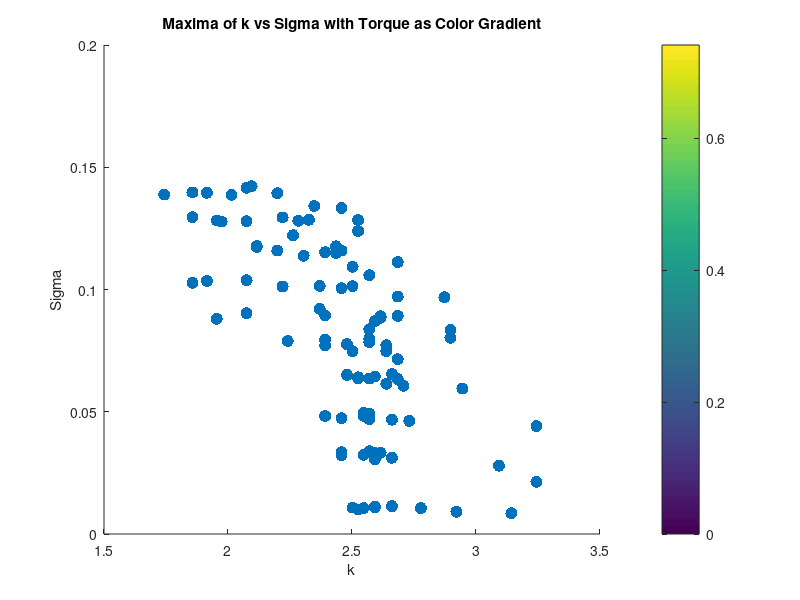

Reproduce this figure in MATLAB. (Note: this script raises an error after producing the figure.)
clear all;
close all;


%% Torque Analysis
load('maxima_data.mat');
scatter( maxima_sigma.^2, torque_values, 75, 'filled');
xlabel('k');
ylabel('Sigma');
title('Maxima of k vs Sigma with Torque as Color Gradient');
%Lable the colorbar as Torque
cbar = colorbar;
cbar.Label.String = 'Torque';
cbar.Label.FontSize = 14;
cbar.FontSize = 14;
colormap(jet); % Use a colormap that is suitable for continuous data
caxis([min(torque_values) max(torque_values)]);


% grid on;
% % K means clustering of torque into 10 clusters, taking mean of each cluster k, sigma and corr too
% [cluster_idx, cluster_centers] = kmeans(torque_values', 10);
% % Take the mean of each cluster
% torque_means = zeros(10, 1);
% torque_stds = zeros(10, 1);
% sigma_means = zeros(10, 1);
% sigma_stds = zeros(10, 1);
% k_means = zeros(10, 1);
% corr_means = zeros(10, 1);
% for i = 1:10
%     torque_means(i) = mean(torque_values(cluster_idx == i));
%     torque_stds(i) = std(torque_values(cluster_idx == i));
%     sigma_means(i) = mean(maxima_sigma(cluster_idx == i));
%     k_means(i) = mean(maxima_k(cluster_idx == i));
%     corr_means(i) = mean(maxima_corr(cluster_idx == i));
%     sigma_stds(i) = std(maxima_sigma(cluster_idx == i));
% end
% % Plot the clusters
% figure;
% scatter(k_means, sigma_means, 50, torque_means, 'filled');
% xlabel('k');
% ylabel('Sigma');
% zlabel('Torque');
% title('Clustered Maxima of k vs Sigma with Torque as Color Gradient');
% colorbar;
% grid on;
% % Ensure data is sorted for polyfit
% [sigma_sorted, sort_idx] = sort(maxima_sigma);
% torque_sorted = torque_values(sort_idx);
% % Display correlation between torque and sigma
% disp('Correlation between Torque and Sigma:');
% disp(corr(torque_sorted', sigma_sorted'));
% % Display correlation between torque and sigma^2
% disp('Correlation between Torque and Sigma^2:');
% disp(corr(torque_sorted', sigma_sorted'.^2));
% % Polyfit for sigma vs torque (order 1 and 2)
% p1_sigma = polyfit(sigma_sorted, torque_sorted, 1);
% % Calculate fitted values and normalized MSE for sigma vs torque
% fitted_torque_p1_sigma = polyval(p1_sigma, sigma_sorted);
% mse_p1_sigma = mean((torque_sorted - fitted_torque_p1_sigma).^2);
% nmse_p1_sigma = mse_p1_sigma / var(torque_sorted);
% % Display results for sigma vs torque
% disp('Sigma vs Torque:');
% disp(['Order 1 nMSE: ', num2str(nmse_p1_sigma)]);
% %display correlation between torque and sigma
% % Plot for sigma vs torque with polynomial fits (first instance)
% figure;
% scatter(sigma_sorted, torque_sorted, 50, 'filled','DisplayName', 'Data');
% hold on;
% plot(sigma_sorted, fitted_torque_p1_sigma, '-r', 'DisplayName', ...
%     ['Order 1 Fit: y = ', num2str(p1_sigma(1)), 'x + ', num2str(p1_sigma(2)), ...
%     ', nMSE = ', num2str(nmse_p1_sigma)]);
% xlabel('Sigma');
% ylabel('Torque');
% title('Sigma vs Torque with Polynomial Fits');
% grid on;

% %Plot means of sigma as bar plot with variance as error bars
% figure;
% [sorted_sigma_means,idx] = sort(sigma_means);
% sorted_sigma_stds = sigma_stds(idx);
% bar(sorted_sigma_means.^2, 'FaceColor', [0.2 0.6 0.8], 'EdgeColor', 'k', 'LineWidth', 1.5);
% % Set the x-ticks to the cluster indices
% hold on;
% errorbar(sorted_sigma_means.^2,sorted_sigma_stds, 'k.', 'LineWidth', 1.5);
% ylim([1.95 2.85]);

% xlabel('Torque Number');
% ylabel('Mean Sigma^2');

% %Same Bar plot with torque means
% figure;
% [sorted_torque_means,idx_torque] = sort(torque_means);
% bar(sorted_torque_means, 'FaceColor', [0.2 0.6 0.8], 'EdgeColor', 'k', 'LineWidth', 1.5);
% hold on;
% errorbar(sorted_torque_means, torque_stds(idx_torque), 'k.', 'LineWidth', 1.5);
% xlabel('Torque Number');
% ylabel('Mean Torque');
% title('Mean Torque for Each Cluster with Error Bars');



% % Ensure data is sorted for polyfit
% [sigma_sorted, sort_idx] = sort(sigma_means);
% torque_sorted = torque_means(sort_idx);
% %Display correlation between torque and sigma
% disp('Correlation between Torque and Sigma:');
% disp(corr(torque_sorted, sigma_sorted));
% %Display correlation between torque and sigma^2
% disp('Correlation between Torque and Sigma^2:');
% disp(corr(torque_sorted, sigma_sorted.^2));
% % Polyfit for sigma vs torque (order 1 and 2)
% p1_sigma = polyfit(sigma_sorted, torque_sorted, 1);
% p2_sigma = polyfit(sigma_sorted, torque_sorted, 2);
% % Calculate zitted values and normalized MSE for sigma vs torque
% fitted_torque_p1_sigma = polyval(p1_sigma, sigma_sorted);
% fitted_torque_p2_sigma = polyval(p2_sigma, sigma_sorted);
% mse_p1_sigma = mean((torque_sorted - fitted_torque_p1_sigma).^2);
% mse_p2_sigma = mean((torque_sorted - fitted_torque_p2_sigma).^2);
% nmse_p1_sigma = mse_p1_sigma / var(torque_sorted);
% nmse_p2_sigma = mse_p2_sigma / var(torque_sorted);
% % Display results for sigma vs torque
% disp('Sigma vs Torque:');
% disp(['Order 1 nMSE: ', num2str(nmse_p1_sigma)]);
% disp(['Order 2 nMSE: ', num2str(nmse_p2_sigma)]);
% % Plot for sigma vs torque with polynomial fits (second instance)
% figure;
% scatter(sigma_sorted, torque_sorted, 50, 'filled', 'DisplayName', 'Data');
% hold on;
% % plot(sigma_sorted, fitted_torque_p1_sigma, '-r', 'DisplayName', ...
% %     ['Order 1 Fit: y = ', num2str(p1_sigma(1)), 'x + ', num2str(p1_sigma(2)), ...
% %     ', nMSE = ', num2str(nmse_p1_sigma)]);
% % plot(sigma_sorted, fitted_torque_p2_sigma, '--g', 'DisplayName', ...
% %     ['Order 2 Fit: y = ', num2str(p2_sigma(1)), 'x^2 + ', num2str(p2_sigma(2)), ...
% %     'x + ', num2str(p2_sigma(3)), ', nMSE = ', num2str(nmse_p2_sigma)]);
% xlabel('Sigma');
% ylabel('Torque');
% title('Sigma vs Torque with Polynomial Fits');
% grid on;



% %% Diameter Analysis
% % Saved as diameter_value, k_values(max_k_idx), sigma_values(max_sigma_idx), max_val
% load('maxima_data_Diam.mat');
% figure;
% load('maxima_data.mat');
% scatter(maxima_matrix(:, 2), maxima_matrix(:, 3), 75, maxima_matrix(:, 1), 'filled');
% xlabel('k');
% ylabel('Sigma');
% title('Characteristic K and Sigma for all Diameters');
% %Lable the colorbar as Torque
% cbar = colorbar;
% cbar.Label.String = 'Diameter';
% cbar.Label.FontSize = 14;
% cbar.FontSize = 14;
% colormap(jet); % Use a colormap that is suitable for continuous data
% caxis([min(maxima_matrix(:,1)) max(maxima_matrix(:, 1))]);
% grid on;


% % K vs d
% % Ensure data is sorted for polyfit
% [k_sorted, sort_idx] = sort(maxima_matrix(:, 2));
% d_sorted = maxima_matrix(sort_idx, 1);
% % Display correlation between d and k
% disp('Correlation between Diameter and k:');
% disp(corr(d_sorted, k_sorted));

% %plot for k vs diam with polynomial fits
% figure;
% scatter(k_sorted, d_sorted, 50, 'filled', 'DisplayName', 'Data');
% grid on;
% hold on;
% p1_k = polyfit(k_sorted, d_sorted, 1);
% fitted_d_p1_k = polyval(p1_k, k_sorted);
% mse_p1_k = mean((d_sorted - fitted_d_p1_k).^2);
% nmse_p1_k = mse_p1_k / var(d_sorted);
% disp('Diameter vs k:');
% disp(['Order 1 nMSE: ', num2str(nmse_p1_k)]);
% % plot(k_sorted, fitted_d_p1_k, '-r', 'DisplayName', ...
% %     ['Order 1 Fit: y = ', num2str(p1_k(1)), 'x + ', num2str(p1_k(2)), ...
% %     ', nMSE = ', num2str(nmse_p1_k)]);
% xlabel('k');
% ylabel('Diameter');
% title('k vs Diameter with Polynomial Fits');


% % Compute mean and std of sigma for each unique diameter
% unique_diameters = unique(maxima_matrix(:, 1));
% sigma_means_diameter = zeros(size(unique_diameters));
% sigma_stds_diameter = zeros(size(unique_diameters));

% for i = 1:length(unique_diameters)
%     sigma_values_for_diameter = maxima_matrix(maxima_matrix(:, 1) == unique_diameters(i), 3);
%     sigma_means_diameter(i) = mean(sigma_values_for_diameter);
%     sigma_stds_diameter(i) = std(sigma_values_for_diameter);
%     torque_values_for_diameter = maxima_matrix(maxima_matrix(:, 1) == unique_diameters(i), 4);
%     mean_torque_for_diameter(i) = mean(torque_values_for_diameter);
%     std_torque_for_diameter(i) = std(torque_values_for_diameter);
%     k_values_for_diameter = maxima_matrix(maxima_matrix(:, 1) == unique_diameters(i), 2);
%     mean_k_for_diameter(i) = mean(k_values_for_diameter);
%     std_k_for_diameter(i) = std(k_values_for_diameter);
% end

% %Scatter of mean k vs mean diameter
% figure;
% scatter(mean_k_for_diameter, unique_diameters, 75, 'filled', 'DisplayName', 'Data');
% xlabel('Mean k');
% ylabel('Mean Diameter');
% title('Mean k vs Mean Diameter');
% grid on;
% hold on;


% % Bar plot of mean sigma with error bars for each diameter
% figure;
% bar(unique_diameters, sigma_means_diameter, 'FaceColor', [0.2 0.6 0.8], 'EdgeColor', 'k', 'LineWidth', 1.5);
% hold on;
% errorbar(unique_diameters, sigma_means_diameter, sigma_stds_diameter, 'k.', 'LineWidth', 1.5);
% xlabel('Diameter');
% ylabel('Mean Sigma');
% title('Mean Sigma for Each Diameter with Error Bars');
% grid on;

% figure;
% % Bar plot of mean torque with error bars for each diameter
% bar(unique_diameters, mean_torque_for_diameter, 'FaceColor', [0.2 0.6 0.8], 'EdgeColor', 'k', 'LineWidth', 1.5);
% hold on;
% errorbar(unique_diameters, mean_torque_for_diameter, std_torque_for_diameter, 'k.', 'LineWidth', 1.5);
% xlabel('Diameter'); 
% ylabel('Mean Torque');
% title('Mean Torque for Each Diameter with Error Bars');
% grid on;
